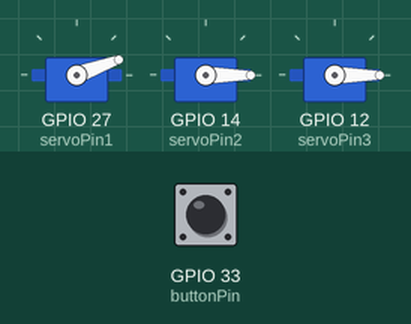
Simulated run of this sketch. Board: ESP32. Shown: 3 × servo. The test bench sets the inputs (shaded band); at power-on: GPIO 33 (buttonPin) HIGH. WiFi joins after 1.5 s; servers stay silent unless stated; the local clock reads 2024-03-15 10:24:30 at power-on unless the sketch sets it; what the sketch prints to the serial monitor is not drawn.

Above: at 1.55 s.
At 1.7 s:
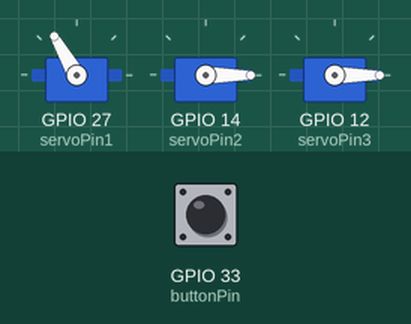
At 1.9 s:
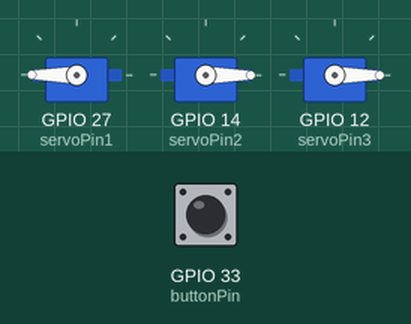
At 2.15 s:
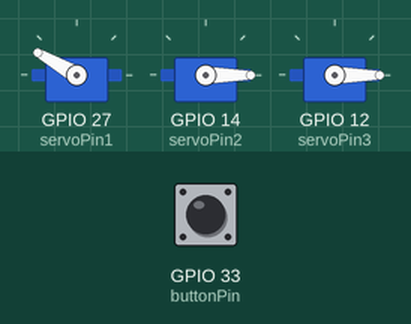
At 2.3 s:
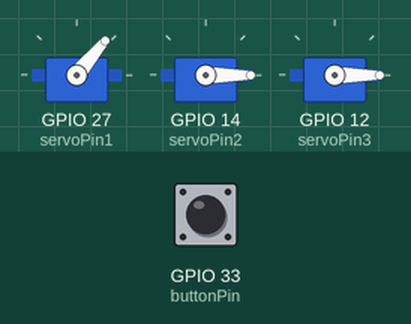
At 3.05 s:
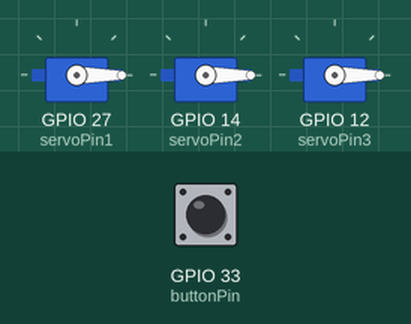
Timing chart, 0 to 5.1 s (numbered marks = the images above):
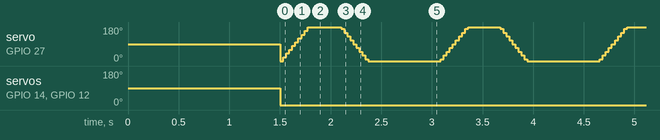

The sketch:

AnalogClock_tx.ino
```cpp
/*
 *  Fall 2022
 *  ME-134 Robotics
 *  Analog Clock project by Kyu Rae Kim and Srisharan Kolige
 *  Code for transmitter ESP32
*/

#include <ESP32Servo.h>
#include <WiFi.h>
#include "time.h"

#define RXD2 16                               // UART2 RX pin
#define TXD2 17                               // UART2 TX pin
#define servoPin1 27                          // Servo 1,
#define servoPin2 14                          //       2,
#define servoPin3 12                          //       3 pins
#define buttonPin 33                          // Button pin

Servo servo1;
Servo servo2;
Servo servo3;

const char* ssid     = "OnePlus 5T";          // WiFi SSID
const char* password = "12345678";            // WiFi password
const char* ntpServer = "pool.ntp.org";       // NTP server
const long  gmtOffset_sec = -18000;           // GMT offset
const int   daylightOffset_sec = 3600;        // Daylight saving time offset
int buttonState_p = 0;                        // Previous button state
int buttonState_c = 0;                        // Current button state
int h;                                        // Hours
int m;                                        // Minutes
int s;                                        // Seconds
int s2;                                       // Seconds divided by 2
int pos1 = 0;                                 // Servo 1 position
int pos2 = 0;                                 // Servo 2 position
int pos3 = 0;                                 // Servo 3 position
bool am = true;                               // AM/PM boolean
bool finished = true;                         // Servo in action boolean


// ---------------------------------------------------------------------------------------------


void getEasternTime(){
  struct tm currentTime;
  if(!getLocalTime(&currentTime)){
    Serial.println("Failed to obtain time");
    return;
  }

  h = currentTime.tm_hour;
  m = currentTime.tm_min;
  s = currentTime.tm_sec;
  s2 = floor(s/2);

  if (h >= 12) {
    am = false;
    h %= 12;
  }
  if (h == 0) {
    h = 12;
  }
}


void setup(){
  // UART settings
  Serial.begin(115200);
  Serial2.begin(9600, SERIAL_8N1, RXD2, TXD2);

  // Connect servos to each pins
  servo1.attach(servoPin1);
  servo2.attach(servoPin2);
  servo3.attach(servoPin3);

  // Set button as input
  pinMode(buttonPin, INPUT);

  // Connect to WiFi
  Serial.print("Connecting to ");
  Serial.println(ssid);
  WiFi.begin(ssid, password);
  while (WiFi.status() != WL_CONNECTED) {
    delay(500);
    Serial.print(".");
  }
  Serial.println("");
  Serial.println("WiFi connected.");

  // Initialize and get the time
  configTime(gmtOffset_sec, daylightOffset_sec, ntpServer);
  getEasternTime();

  // Initialize positions of servos
  servo1.write(0);
  servo2.write(0);
  servo3.write(0);
}


void loop(){
  buttonState_c = digitalRead(buttonPin);

  // Prevent consecutive button press and button hold during servo motions
  if (buttonState_c == LOW || buttonState_c == buttonState_p || finished == false) {
    buttonState_p = buttonState_c;
    return;
  }

  // Get local time every time button is pressed
  getEasternTime();

  // Now servos are in action
  finished = false;
  servo1.write(0);
  servo2.write(0);
  servo3.write(0);

  // Servo for hours
  for (int i = 0; i < h; i++) {
    // if (am) { Serial2.write(1); }
    // else { Serial2.write(2); }
    Serial2.write(2);
    for (pos1 = 0; pos1 <= 180; pos1 += 10) {
      servo1.write(pos1);
      delay(15);
    }
    delay(300);
    for (pos1 = 180; pos1 >= 0; pos1 -= 10) {
      servo1.write(pos1);
      delay(15);
    }
    delay(700);
  }
  delay(500);

  // Servo for minutes
  for (int j = 0; j < m; j++) {
    for (pos2 = 0; pos2 <= 90; pos2 += 10) {
      servo2.write(pos2);
      delay(15);
    }
    for (pos2 = 90; pos2 >= 0; pos2 -= 10) {
      servo2.write(pos2);
      delay(15);
    }
  }
  // if (m == 0) { Serial2.write(3); }
  delay(500);

  // Servo for seconds
  for (int k = 0; k < s2; k++) {
    for (pos3 = 0; pos3 <= 72; pos3 += 4) {
      servo3.write(pos3);
      delay(15);
    }
    for (pos3 = 72; pos3 >= 0; pos3 -= 3) {
      servo3.write(pos3);
      delay(15);
    }
  }
  if (s % 2 == 1) {
    for (pos3 = 0; pos3 <= 72; pos3 += 3) {
      servo3.write(pos3);
      delay(15);
    }
  }
  // if (s == 0) { Serial2.write(3); }

  // Servos actions are finished
  buttonState_p = buttonState_c;
  finished = true;

  // Avoid bouncing
  delay(50);
}
```

Measured:
- by itself, servo on GPIO 14 (servoPin2): repeats every 0.30 s: 10° 0.03 s, 30° 0.03 s, 50° 0.03 s, 70° 0.03 s, 90° 0.03 s, 80° 0.03 s, 60° 0.03 s, 40° 0.03 s, 20° 0.03 s, 0° 0.03 s, until it stays 0° from 24.9 s
